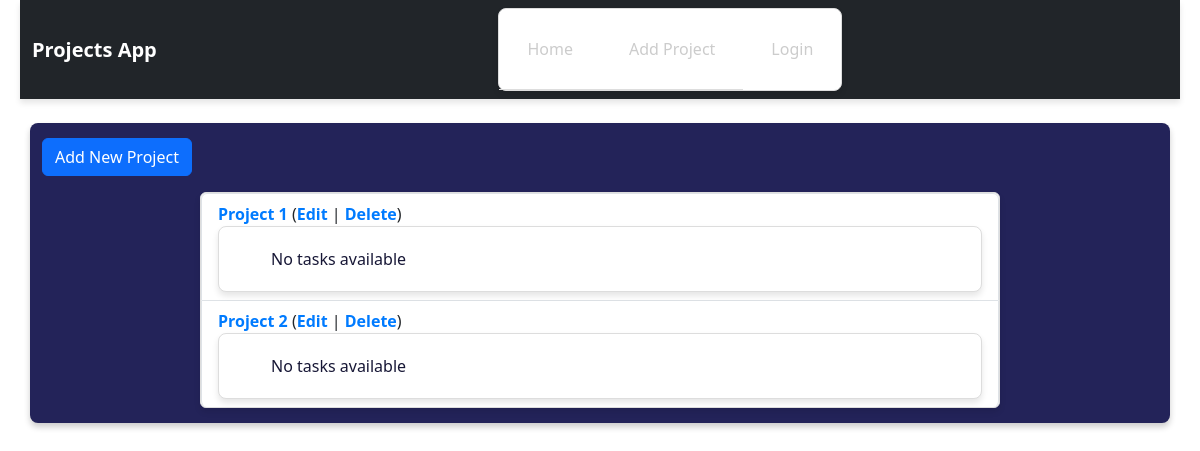
The page /projects/ on the database as committed earlier.
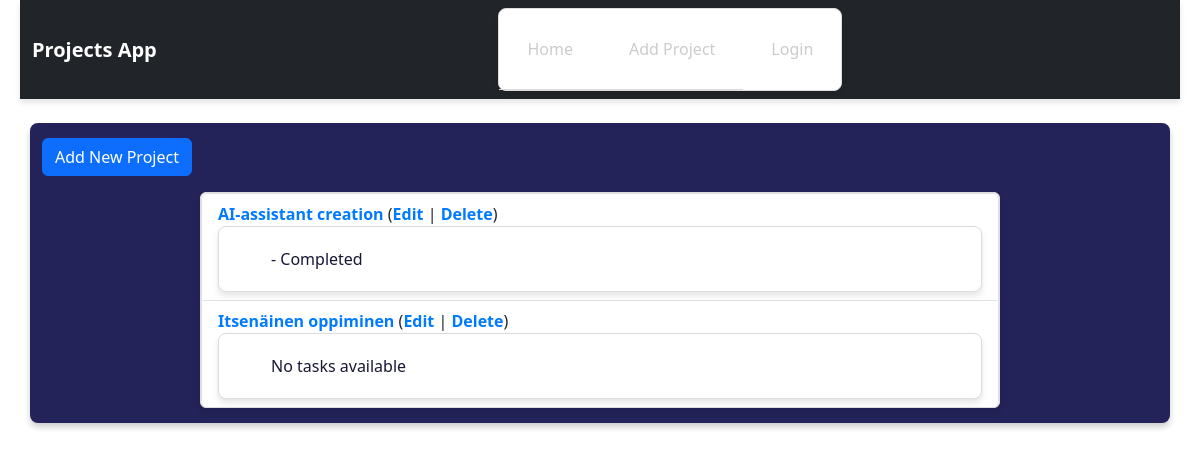
The same page on the database as committed later.
### projects/models.py (models this page shows, shortened)
class Project(models.Model):
    name = models.CharField(max_length=200)
    description = models.TextField()
    start_date = models.DateField()
    end_date = models.DateField(null=True, blank=True)
    completed = models.BooleanField(default=False)

class Task(models.Model):
    project = models.ForeignKey(Project, on_delete=models.CASCADE, related_name='tasks')
    title = models.CharField(max_length=200)
    description = models.TextField(blank=True, null=True)
    completed = models.BooleanField(default=False)
    due_date = models.DateField(null=True, blank=True)

### projects/views.py (the view)
# urls.py: path('', views.project_list, name='project_list'),
def project_list(request):
    projects = Project.objects.all()
    return render(request, 'projects/project_list.html', {'projects': projects})

### projects/templates/projects/project_list.html (shortened to what this page needs)
<!DOCTYPE html>
<html>
<head>
    {% load static %}
    <link rel="stylesheet" type="text/css" href="{% static 'projects/style.css' %}">
    <link href="https://cdn.jsdelivr.net/npm/bootstrap@5.3.0/dist/css/bootstrap.min.css" rel="stylesheet">
</head>
<body>
    <nav class="navbar navbar-expand-lg navbar-dark bg-dark">
        <div class="container-fluid">
            <a class="navbar-brand" href="{% url 'project_list' %}">Projects App</a>
            <div class="collapse navbar-collapse" id="navbarNav">
                <ul class="navbar-nav">
                    <li class="nav-item">
                        <a class="nav-link" href="{% url 'project_list' %}">Home</a>
                    </li>
                    <li class="nav-item">
                        <a class="nav-link" href="{% url 'project_add' %}">Add Project</a>
                    </li>
                    {% if user.is_authenticated %}
                        <li class="nav-item">
                            <a class="nav-link" href="{% url 'logout' %}">Logout</a>
                        </li>
                    {% else %}
                        <li class="nav-item">
                            <a class="nav-link" href="{% url 'login' %}">Login</a>
                        </li>
                    {% endif %}
                </ul>
            </div>
        </div>
    </nav>
    <div class="container mt-4">
        <a class="btn btn-primary mb-3" href="{% url 'project_add' %}">Add New Project</a>
        <ul class="list-group">
            {% for project in projects %}
                <li class="list-group-item">
                    <a href="{% url 'project_detail' project.id %}">{{ project.name }}</a>
                    (<a href="{% url 'project_edit' project.id %}">Edit</a> |
                    <a href="{% url 'project_delete' project.id %}">Delete</a>)
                    <ul>
                        {% for task in project.tasks.all %}
                            <li>{{ task.name }} - {% if task.completed %}Completed{% else %}Pending{% endif %}</li>
                        {% empty %}
                            <li>No tasks available</li>
                        {% endfor %}
                    </ul>
                </li>
            {% endfor %}
        </ul>
    </div>
</body>
</html>

Rows that differ between the two databases and show on the page:
changed Project: name "Project 1" → "AI-assistant creation"; no longer shows "No tasks available"
added Task: completed "Completed", shown under Project "AI-assistant creation"
changed Project: name "Project 2" → "Itsenäinen oppiminen"
